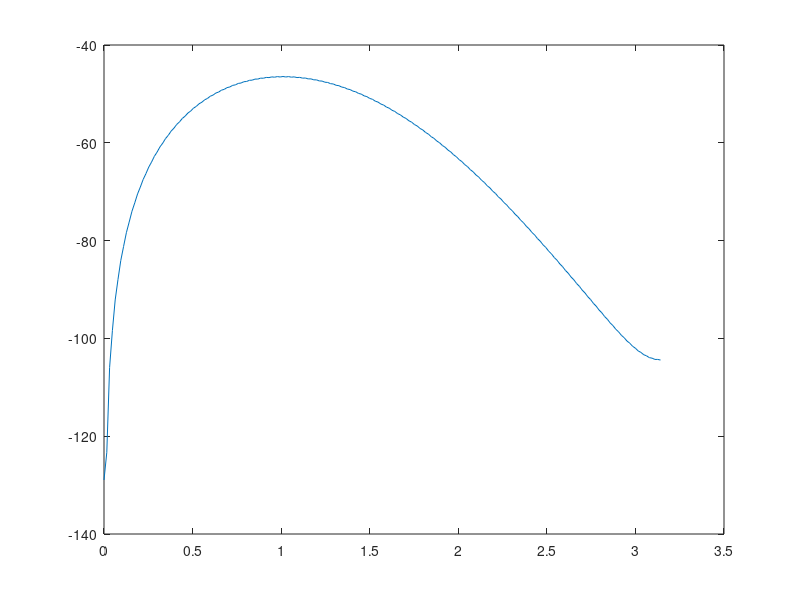

Here is the MATLAB script that generated this plot:
clc;
clear;
M=input('enter the value of M=');
HN=zeros(1,M);
for i = 1:M
    HN(i) = 0.54 - 0.46*cos((2*pi*(i-1))/(M));
end
HD=zeros(1,M);
wc=pi/4;
a=(M-1)/2;
for i=1:M
    HD(i)=(wc/pi)*(sinc(wc*(i-a)/pi));
end
H=zeros(1,M)
for i=1:M
    H(i)=HD(i)*HN(i);
end
L=linspace(0,pi,200);
X1=freqz(H,L,L);
plot(L, 20*log(abs(X1)));